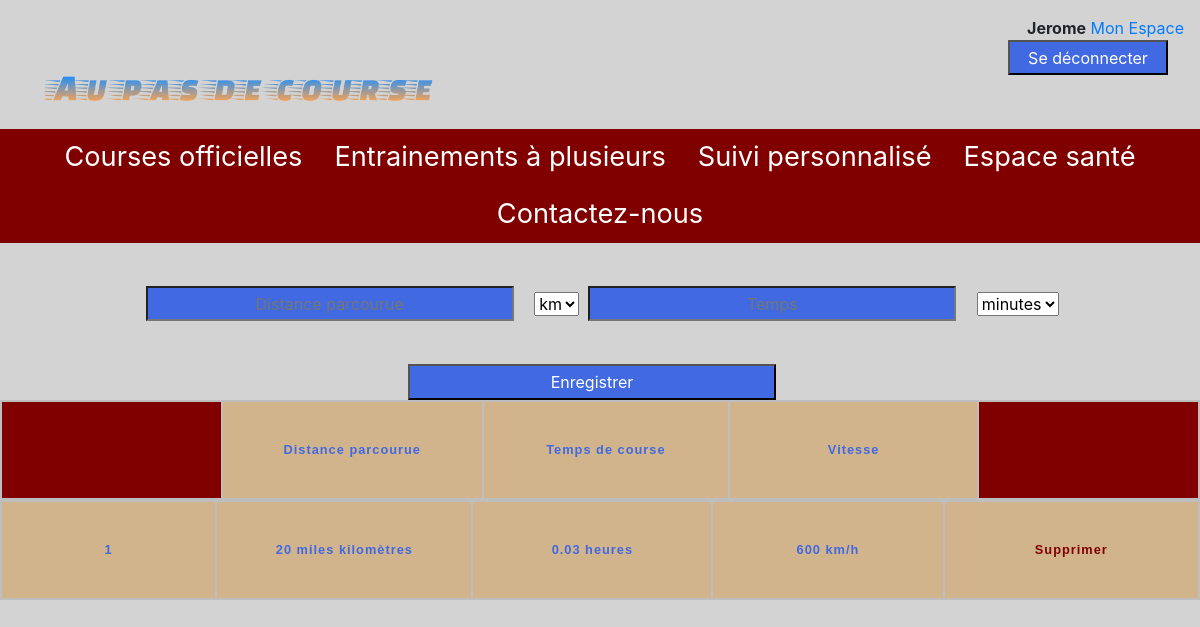
/index.php?action=showProgression&id_member=9 (signed in), run on the app's committed database.
### tables this page shows
CREATE TABLE `progression` (
  `id` int(11) NOT NULL,
  `distance` varchar(50) NOT NULL,
  `time` varchar(50) NOT NULL,
  `speed` varchar(50) NOT NULL,
  `calorieburn` varchar(50) NOT NULL,
  `id_Member` int(11) NOT NULL,
  `id_Outdoor` int(11) NOT NULL
);

### controllers/ProgressionController.php (called while the page is built, shortened)
<?php
class ProgressionController
{
    private $progressionManager;
    public function __construct()
    {
        $this->progressionManager = new ProgressionManager();
    }
    public function showProgression( $id_member )
    {
        $progression = $this->progressionManager->progression( $id_member );
        require 'views/progression/progression.php';
    }
}

### index.php (called while the page is built, shortened)
<?php
$router = new Router;
$router->app();

### models/ProgressionManager.php (called while the page is built, shortened)
<?php
class ProgressionManager extends Manager
{
    public function progression( $id_member )
    {
        $db = $this->dbConnect();
        $memberProgression = $db->prepare( 'SELECT id, distance, time, id_Member FROM
        progression WHERE id_Member = ?' );
        $memberProgression->execute( array( $id_member ) );
        return $memberProgression;
    }
}

### views/progression/progression.php (the view, shortened to what this page needs)
<form action="index.php?action=progressionSave" method="post">
    <div class="prog">
            <input type="text" id="distance" placeholder="Distance parcourue" name="distance">
            <select>
                <option>km</option>
            </select>
            <input type="text" id="time" placeholder="Temps" name="time">
            <select>
                <option>minutes</option>
            </select>
    <div class="prog">
        <input type="submit" value="Enregistrer">
    </div>
</form>
<?php for( $i = 0; $i <= 0; $i++ ) { ?><?php } ?>
    <div id="prog">
        <table style="background-color: red">
            <tr>
                <th style="background-color: maroon">&nbsp;</th>
                <th>Distance parcourue</th>
                <th>Temps de course</th>
                <th>Vitesse</th>
                <th style="background-color: maroon">&nbsp;</th>
            </tr>
        </table>
<?php
while( $prog = $progression->fetch() )
{
    if( $prog['time'] != NULL && $prog['distance'] != NULL )
    {
        $result_hour = htmlspecialchars( $prog['time'] ) / 60;
        $result_temps = $prog['distance'] / $result_hour;
        $result_hour2 = round( $result_hour, 2 );
        $result_temps2 = round( $result_temps, 2 );
?>
        <table>
            <tr>
                <td><?= $i++ ?></td>
                <td><?= htmlspecialchars( $prog['distance'] ); ?> kilomètres</td>
                <td><?= $result_hour2 ?> heures</td>
                <td><?= $result_temps2 ?> km/h</td>
                <td><a href="index.php?action=deleteProg&id_progression<?= $prog['id'] ?>">Supprimer</a>
                </td>
            </tr>
        </table>
    </div>
<?php
    }
}
?>
<?php require 'views/template.php';?>

### public/css/style.css (style rules this page uses)
* { text-decoration: none; }
body { background-color: lightgray; width:100%; }
input { background-color: royalblue; color: white; text-align: center; width: 23em; height: 2.2em; margin-right: 1em; }
.race, .outdoor, .prog, .health { text-align: center; color: black; margin-top: 2.7em; }
.race a, .outdoor a, .prog a { color: maroon; }
td, th { margin-left: 9em; border: 2.1px solid rgb(190, 190, 190); width: 33em; padding: 3em; }
td { text-align: center; }
tr { background-color: tan; color: royalblue; font-weight: bold; }
table { table-layout: fixed; border-collapse: collapse; border: 2px solid rgb(200, 200, 200); letter-spacing: 1px; font-family: sans-serif; font-size: .8rem; text-align: center; }
#prog { text-align: right; }
.prog { text-align: center; }

### data on the page
progression: distance "20 miles", time "0.03", result_temps2 "600"

### other printed values
$_SESSION['username'] "Jerome"
